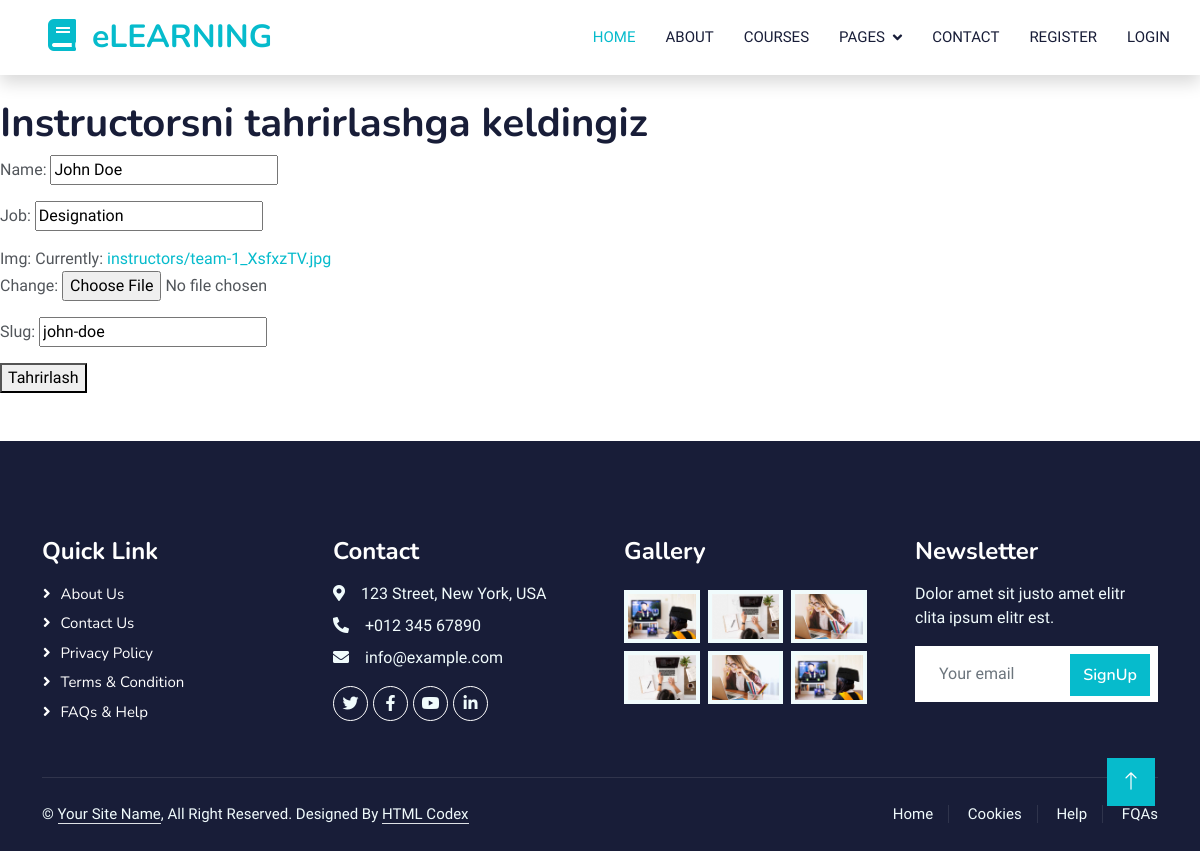
/home6/update/john-doe/, run on the app's committed database.
### learningapp/models.py (models this page shows, shortened)
class Instructors(models.Model):
    name = models.CharField(max_length=200)
    job = models.CharField(max_length=200)
    img = models.ImageField(upload_to='instructors/')
    slug = models.SlugField()

### learningapp/views.py (the view)
# urls.py: path('home6/update/<slug>/', InstructorsUpdateView.as_view(), name='InstructorsUpdateView'),
class InstructorsUpdateView(UpdateView):
    model = Instructors
    fields = ('__all__')
    template_name = 'Change_templates/InstructorsUpdateView.html'

### templates/Change_templates/InstructorsUpdateView.html
{% extends "base.html" %}
{% load static %}
{% block content %}
<h1>Instructorsni tahrirlashga keldingiz</h1>
<form method="post">{% csrf_token %}
    {{form.as_p}}
    <button type='submit'>Tahrirlash</button>
</form>
{% endblock content %}

### static/css/style.css (style rules this page uses)
:root { --primary: #06BBCC; --light: #F0FBFC; --dark: #181d38; }

### data on the page
Instructors: name "John Doe", job "Designation", slug "john-doe"
